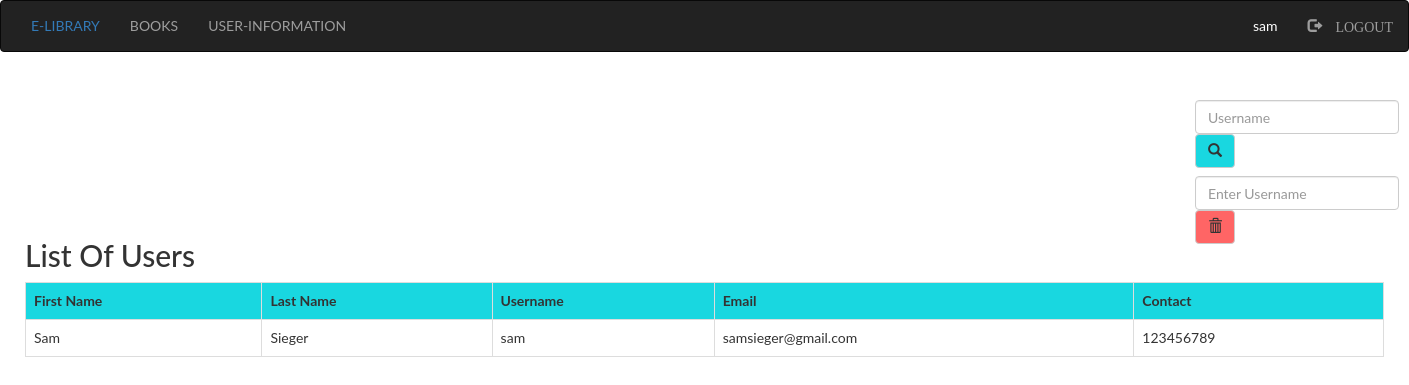
The app's page /src/librarian/user.php (signed in) with its own data.
### tables this page shows
CREATE TABLE `user` (
  `firstname` varchar(50) NOT NULL,
  `surname` varchar(50) NOT NULL,
  `username` varchar(50) NOT NULL,
  `password` varchar(50) NOT NULL,
  `email` varchar(50) NOT NULL,
  `contact` varchar(50) NOT NULL
);

### src/librarian/user.php (the view, shortened to what this page needs)
<?php
  include "connection.php";
  include "navbar.php";
?>
<!DOCTYPE html>
<html>
<head>
</head>
<body>&nbsp
  <div class="srch" style="margin-left: 180px; margin-bottom: -20px;">
    <form class="navbar-form" method="post" name="form1">
      <input class="form-control" type="text" name="search" placeholder="Username" required="">
      <button style="background-color: #19d7e0;" type="submit" name="submit" class="btn btn-default">
      <span class="glyphicon glyphicon-search"></span>
      </button>
    </form>
    <form class="navbar-form" method="post" name="form1">
      <input class="form-control" type="text" name="username" placeholder="Enter Username" required="">
      <button style="background-color: #ff6565;" type="submit" name="submit1" class="btn btn-default">
      <span class="glyphicon glyphicon-trash"></span>
      </button>
    </form>
  </div>
<div style="padding: 50px; padding-top: 0px;" >
<div style="margin: -25px;">
  <h2>List Of Users</h2>
  <?php
      if(isset($_POST['submit'])) {
        $q=mysqli_query($db,"SELECT firstname,surname,username,email,contact FROM `user`
        where username like '%$_POST[search]%' ");
        if(mysqli_num_rows($q)==0) {
          echo "Sorry! No user found with that username. Try searching again.";
        }
        else {
          echo "<table class='table table-border table-hover'>";
          echo "<tr style='background-color: #19d7e0;'>";
          echo "<th>"; echo "First Name";  echo "</th>";
            echo "<th>"; echo "Last Name"; echo "</th>";
            echo "<th>"; echo "Username";  echo "</th>";
            echo "<th>"; echo "Email";     echo "</th>";
            echo "<th>"; echo "Contact";   echo "</th>";
          echo "</tr>";
        while($row=mysqli_fetch_assoc($q)) {
          echo "<tr>";
            echo "<td>"; echo $row['firstname']; echo "</td>";
            echo "<td>"; echo $row['surname'];   echo "</td>";
            echo "<td>"; echo $row['username'];  echo "</td>";
            echo "<td>"; echo $row['email'];     echo "</td>";
            echo "<td>"; echo $row['contact'];   echo "</td>";
          echo "</tr>";
        }
          echo "</table>";
        }
      }
      else {
        $res=mysqli_query($db,"SELECT firstname,surname,username,email,contact FROM `user`; ");
          echo "<table class='table table-bordered table-hover'>";
          echo "<tr style='background-color: #19d7e0;'>";
            echo "<th>"; echo "First Name";  echo "</th>";
            echo "<th>"; echo "Last Name";   echo "</th>";
            echo "<th>"; echo "Username";    echo "</th>";
            echo "<th>"; echo "Email";       echo "</th>";
            echo "<th>"; echo "Contact";     echo "</th>";
          echo "</tr>";
      while($row=mysqli_fetch_assoc($res)) {
          echo "<tr>";
            echo "<td>"; echo $row['firstname']; echo "</td>";
            echo "<td>"; echo $row['surname'];   echo "</td>";
            echo "<td>"; echo $row['username'];  echo "</td>";
            echo "<td>"; echo $row['email'];     echo "</td>";
            echo "<td>"; echo $row['contact'];   echo "</td>";
          echo "</tr>";
      }
          echo "</table>";
      }
          ?>
</div>
</div>
</body>
</html>

### src/librarian/user.php (style rules this page uses)
body { font-family: "Lato", sans-serif; }
.srch { padding-left: 1000px; }

### records on screen
user: firstname "Sam", surname "Sieger", username "sam", email "samsieger@gmail.com", contact "123456789"

### other values on screen
$_SESSION['login_user'] "sam"
